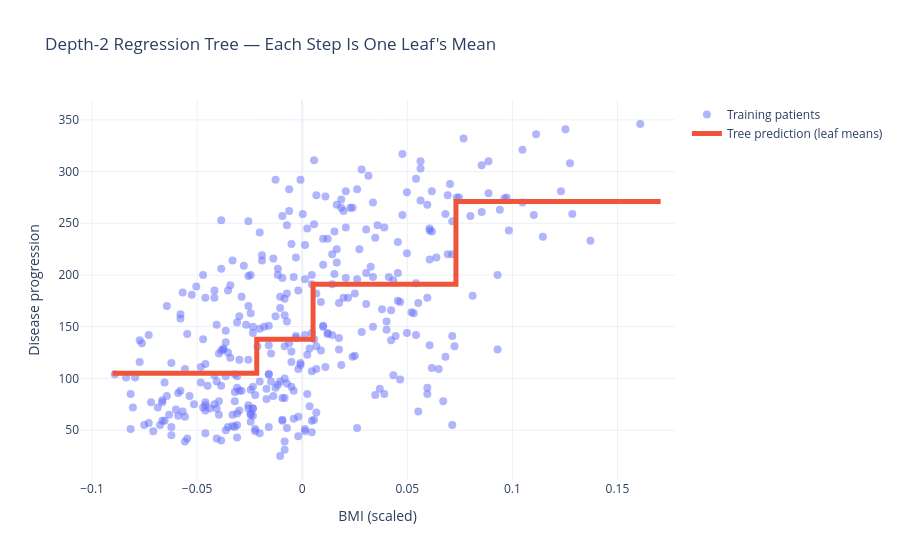

The notebook cell saved with this chart:
### Code cell
bmi_grid = pd.DataFrame({"bmi": np.linspace(bmi["bmi"].min(), bmi["bmi"].max(), 400)})

fig = go.Figure()
fig.add_trace(go.Scatter(x=bmi_train["bmi"], y=prog_train, mode="markers", name="Training patients", marker=dict(size=8, opacity=0.5)))
fig.add_trace(go.Scatter(x=bmi_grid["bmi"], y=tree_reg.predict(bmi_grid), mode="lines", name="Tree prediction (leaf means)", line=dict(width=5, shape="hv")))
fig.update_layout(title="Depth-2 Regression Tree — Each Step Is One Leaf's Mean", xaxis_title="BMI (scaled)", yaxis_title="Disease progression", template=TEMPLATE)
fig.show()

### Figure 1 — Plotly figure (JSON) as saved in the notebook; plotly's stock layout.template omitted (floating-point values rounded to 4 significant figures; data arrays with more than 128 entries replaced by an {"elided": "..."} marker saying what was removed)
{"data": [{"marker": {"opacity": 0.5, "size": 8}, "mode": "markers", "name": "Training patients", "type": "scatter", "x": {"elided": "353 float values"}, "y": {"elided": "353 float values"}}, {"line": {"shape": "hv", "width": 5}, "mode": "lines", "name": "Tree prediction (leaf means)", "type": "scatter", "x": {"elided": "400 float values"}, "y": {"elided": "400 float values"}}], "layout": {"title": {"text": "Depth-2 Regression Tree — Each Step Is One Leaf's Mean"}, "xaxis": {"title": {"text": "BMI (scaled)"}}, "yaxis": {"title": {"text": "Disease progression"}}}}
